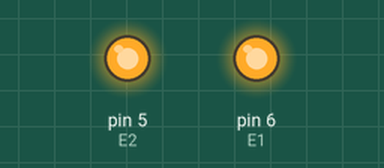
Recording of a sketch running on a simulated Arduino Uno, built with avr-gcc and run on an emulated ATmega328P. Shown: output pins drawn as LEDs (lit = HIGH). At 3.2 s the program stops and its outputs stay as they are.

Above: at 0.1 s.
At 3.3 s:
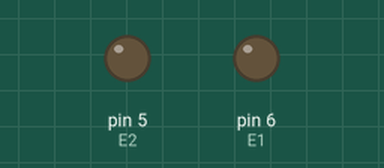
Timing chart, 0 to 4.7 s (numbered marks = the images above):
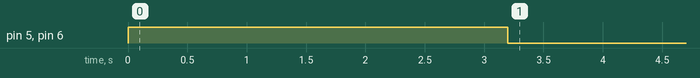

The sketch:

rover_functions.ino
```cpp
/*
 * Speed should be a floating point value [-1,1].
 * i.e. 0.5 means 50% speed in the forward direction, -0.25 would be 25% speed backwards
 * Time is a value in milliseconds (1000 milliseconds in 1 second)
 */
#define E1 6
#define E2 5
#define M1 8
#define M2 7
#define trigPin 2
#define echoPin 3

void rover_right_track(float s) {
    if (s > 1.0) s = 1.0;
    if ( s < -1.0) s = -1.0;
    int spd = 255 * s;
    analogWrite(E1, abs(spd));
    digitalWrite(M1, (spd >= 0 ? LOW: HIGH));
}
void rover_left_track(float s) {
    if (s > 1.0) s = 1.0;
    if ( s < -1.0) s = -1.0;
    int spd = 255 * s;
    analogWrite(E2, abs(spd));
    digitalWrite(M2, (spd >= 0 ? LOW: HIGH));
}
void rover_drive(float s, int time) {
    if (s > 1.0) s = 1.0;
    if ( s < -1.0) s = -1.0;
    int spd = 255 * s;
    rover_right_track(spd);
    rover_left_track(spd);
    delay(time);
    rover_stop();
}
void rover_rotate_clockwise(float s, int time) {
    if (s > 1.0) s = 1.0;
    if ( s < -1.0) s = -1.0;
    int spd = 255 * s;
    rover_right_track(-spd);
    rover_left_track(spd);
    delay(time);
    rover_stop();
}
void rover_rotate_counter_clockwise(float s, int time) {
    if (s > 1.0) s = 1.0;
    if ( s < -1.0) s = -1.0;
    int spd = 255 * s;
    rover_right_track(spd);
    rover_left_track(-spd);
    delay(time);
    rover_stop();
}
void rover_stop() {
    rover_right_track(0);
    rover_left_track(0);
}
// Call this to end the mission
void mission_end() {
    rover_stop();
    exit(0);
}

void setup_hcsr04() {
  pinMode(trigPin, OUTPUT);
  pinMode(echoPin, INPUT);
}
float readDistance() {
  // Clear the trigPin by setting it LOW:
  digitalWrite(trigPin, LOW);
  delayMicroseconds(5);
  // Trigger the sensor by setting the trigPin high for 10 microseconds:
  digitalWrite(trigPin, HIGH);
  delayMicroseconds(10);
  digitalWrite(trigPin, LOW);
  // Read the echoPin, pulseIn() returns the duration (length of the pulse) in microseconds:
  float duration = pulseIn(echoPin, HIGH);
  // Calculate the distance:
  float distance = duration*0.034/2;
  return distance;
}
```

rover_main.ino
```cpp
void setup() {

}

void loop() {
  rover_drive(0.5, 600);
  rover_rotate_clockwise(0.5, 2000);
  rover_drive(-0.5, 600);
  mission_end();
}
```

Measured:
- by itself, pin 5 (E2), pin 6 (E1): LOW → HIGH at 0.00 s, → LOW 3.2 s later
